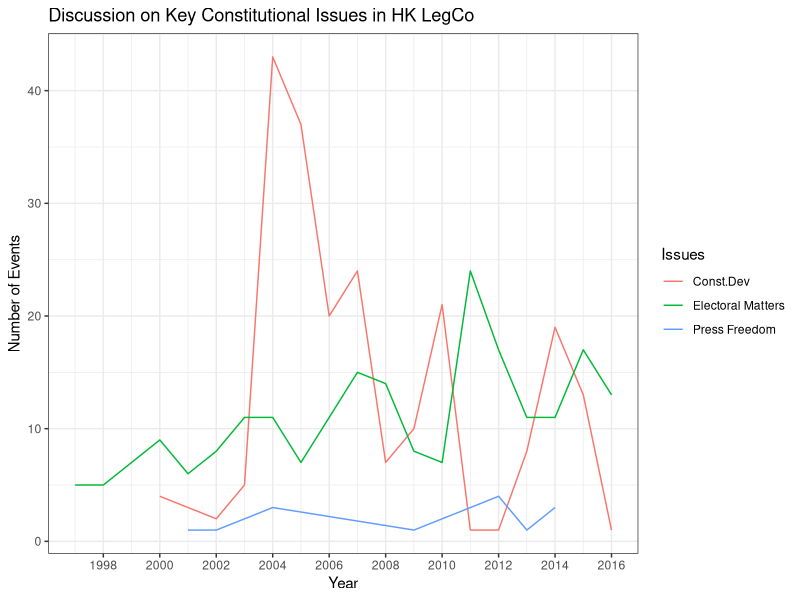

Write R code to recreate this figure. (Note: this script raises an error after producing the figure.)
## course: PS239T-Final Project
## title: 03-legco-database-cleaning
## author: Chuyue Huang
## date: 12-02-2016
## description: this R code cleans and analyzes the legco database 
## I obtained using the python script, and produce the plot on the number of dicussions 
## the last part performs basic text analysis and produces a 

require(stringr)
require(base)
require(ggplot2)
require(tidyr)
require(dplyr)
require(lubridate)

#change your directory 
setwd("/Users/Chuyue/Google Drive/Berkeley/Fall 2016/Academics/PS 239T/PS-239T-Final-Project")

## functions -------
firstup <- function(x) {
  #a function to make string from all caps to only first letter cap 
  words<-strsplit(tolower(x), split=" ")[[1]]
  nwords<-length(words) #number of words 
  for (i in 1:nwords){
    substr(words[i], 1, 1)<-toupper(substr(words[i], 1, 1))
  }
  out<-paste(words, collapse=" ")
  return(out)
}


# first import the csv files created from the python script, 
# they are on 5 different subtopics 
acct=read.csv("Data/LegCo/legco_acct.csv", stringsAsFactors = F)
chex=read.csv("Data/LegCo/legco_chex.csv", stringsAsFactors = F)
condev=read.csv("Data/LegCo/legco_condev.csv", stringsAsFactors = F)
elema=read.csv("Data/LegCo/legco_elema.csv", stringsAsFactors = F)
prfm=read.csv("Data/LegCo/legco_prfm.csv", stringsAsFactors = F)

# next combine all of them into one big dataset
leg=
  rbind(acct, chex, condev, elema, prfm)%>%
  dplyr::select(-key)%>%
  unique()

# I created an id for each case, but the key variable from the API seems to have failed already
# and they were some duplicated cases 
leg$id<-seq(1:nrow(leg))
leg$issu<-factor(leg$issu, levels=unique(leg$issu), labels=c("SA", "CE", "CD", "EM", "PF"))

# output a copy of the above dataset
write.csv(leg,"Data/LegCo/legco_all_clean.csv")

#check the structure 
str(leg)
names(leg)

#start cleaning
leg1<-
  leg%>%
  mutate(date=as.Date(date, "%d.%m.%y"), #reformat the date
         year=year(date))%>% #create the year variable 
  group_by(year, issu)%>%
  mutate(nyr=n())

# discussion on press freedom, electoral matters and constitutional development
leg2<- #leg2 df only has the 3 key issues 
  leg1%>%
  filter(issu%in%c("CD", "PF", "EM"))

# plot of the number of discussions on these years since 1998 
plot1_keyissu<-
  ggplot(leg2)+
  geom_line(aes(x=year, y=nyr, color=issu))+
  labs(x="Year", 
       y="Number of Events", 
       title="Discussion on Key Constitutional Issues in HK LegCo")+
  theme_bw()+
  scale_color_discrete(name ="Issues",
                       breaks=c("CD",
                                "EM",
                                "PF"),
                       labels=c("Const.Dev",
                                "Electoral Matters",
                                "Press Freedom"))+
  scale_x_continuous(breaks=c(seq(1998, 2016, by=2)))


# save the plot in the Results folder 
ggsave("Results/keyissu.jpeg", plot1_keyissu, width = 8, height = 6)


## next part deals with extracting the motion topics from the event summaries 

## first I create regex patterns 
pattern.link="\\[.+\\]$" #get all the a href stuff 
pattern.brk="<[^<]+>" # get all xml syntax 
pattern.xml="\\n&bull;&nbsp;|\\n" #get all the xml stuff 

# remove all the extra characters from the strings 
topic<-
  leg3%>%
  dplyr::select(issu, summ, splitsumm, date, year, id)%>%
  as.data.frame()%>%
  mutate(summ=gsub(pattern.link, "", summ),
         summ=gsub(pattern.brk, "", summ),
         summ=gsub(pattern.xml, "", summ)) # cleaned 

match.motions<-
  topic%>%
  extractMatches(pattern.quote, summ)%>% #extractMatches() extracts the topics from the stirngs 
  rename(mtn=match1)%>% # rename the new variable 
  dplyr::select(id, issu, summ, mtn) 

## text analysis of the motion titles 
# create a corpus for the motion topic 
doc.motion <- Corpus(VectorSource(match.motions$mtn))
# process the text 
dtm.motion <- DocumentTermMatrix(doc.motion,
                                 control = list(tolower = TRUE,
                                                removePunctuation = TRUE,
                                                removeNumbers = TRUE,
                                                stopwords = TRUE)) 

freq.motion <- colSums(as.matrix(dtm.motion)) # generate the frequency of these words 

# least frequent terms
freq.motion[head(ord.motion)]

# most frequent
freq.motion[tail(ord.motion)]

set.seed(123)

#I create a wordcloud here based on the frequency of the motion titles 
jpeg("Plots_Figs/wc-motion.jpeg", width=3, height=3, units="in", res=300)
wordcloud(names(freq.motion), 
          freq.motion,
          random.color = T,
          scale=c(2,0.5),
          max.words = 100,
          min.freq = 5, 
          rot.per = 0.35,
          use.r.layout=F, 
          colors=brewer.pal(8, "Dark2"))
dev.off()
warnings()
## the wordcloud jpeg is saved in the "Results" folder 
